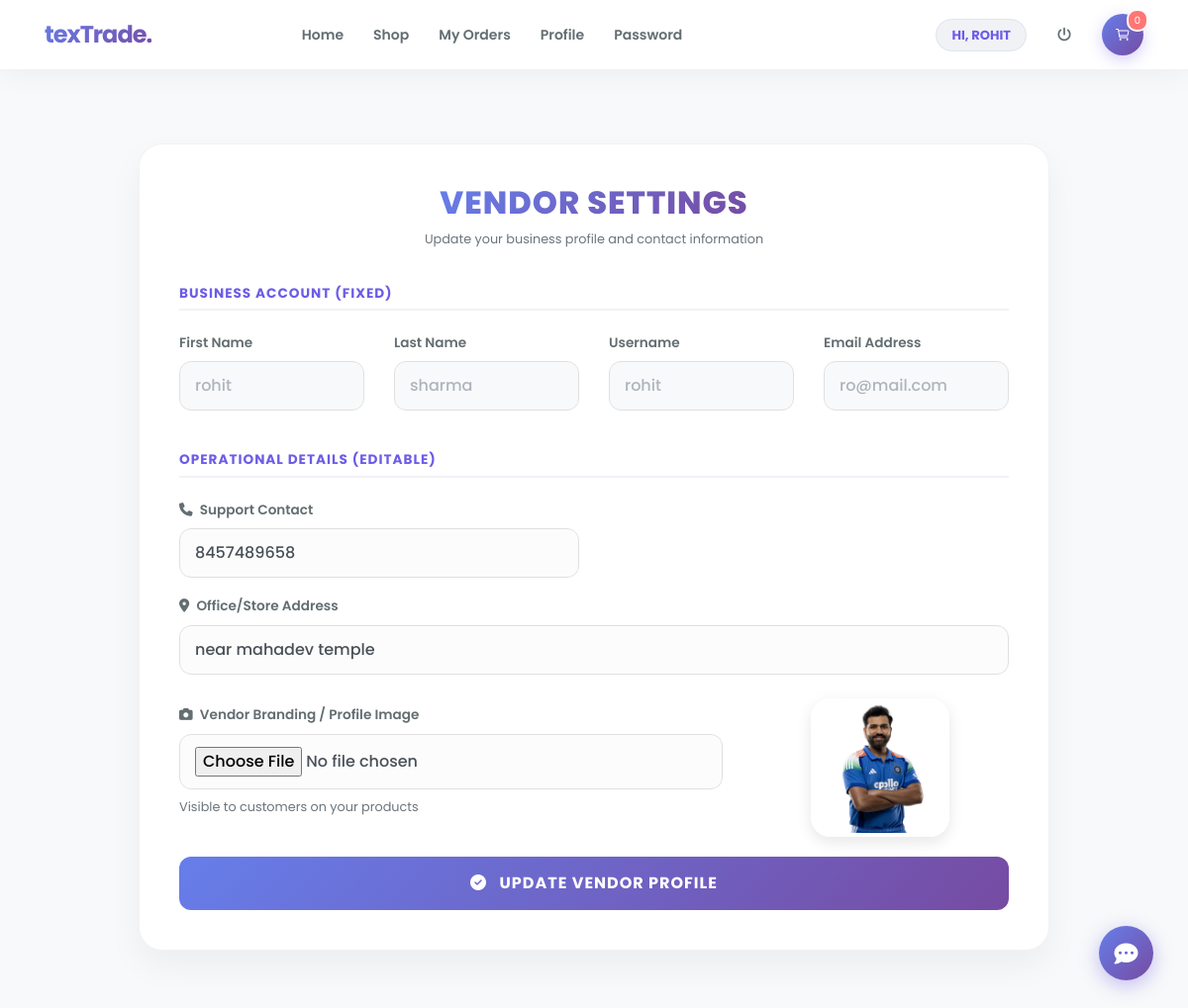
The app's page /vendor_edit_profile (signed in) with its own data.
### textiles/models.py (models this page shows, shortened)
class Profile(models.Model):
    id = models.AutoField(primary_key=True)
    user = models.OneToOneField(User, on_delete=models.CASCADE, null=True)
    dob = models.DateField(null=True)
    city = models.CharField(max_length=30, null=True)
    address = models.CharField(max_length=50, null=True)
    contact = models.CharField(max_length=10, null=True)
    image = models.FileField(upload_to='images/', null=True)
    role = models.CharField(
        max_length=20,
        choices=[('user', 'User'), ('vendor', 'Vendor'), ('admin', 'Admin')],
        default='user'
    )

### textiles/views.py (the view, shortened to what this page needs)
# urls.py: path('vendor_edit_profile', Vendor_Edit_profile, name='vendor_edit_profile'),
def Vendor_Edit_profile(request):
    if not request.user.is_authenticated:
        return redirect('login')
    error = False
    user = request.user.id
    pro = Profile.objects.get(user=user)
    num1 = 0
    total = 0
    d = {'error': error, 'pro': pro, 'num1': num1, 'total': total}
    return render(request, 'vendor_edit_profile.html', d)

### textiles/templates/vendor_edit_profile.html (shortened to what this page needs)
{% extends 'navigation.html' %}
{% block body %}
{% load static %}
<link rel="stylesheet" href="https://cdnjs.cloudflare.com/ajax/libs/font-awesome/6.4.2/css/all.min.css">
<div class="container profile-wrapper">
    <div class="row justify-content-center">
        <div class="col-lg-10">
            <div class="profile-card">
                <div class="profile-header">
                    <h2>Vendor Settings</h2>
                    <p class="text-muted small">Update your business profile and contact information</p>
                </div>
                <form method="post" action="" enctype="multipart/form-data">
                    <div class="form-section-title">Business Account (Fixed)</div>
                    <div class="row">
                        <div class="col-md-3 form-group">
                            <label>First Name</label>
                            <input type="text" class="form-control form-control-edit form-control-readonly" value="{{ pro.user.first_name }}" name="firstname" readonly>
                        </div>
                        <div class="col-md-3 form-group">
                            <label>Last Name</label>
                            <input type="text" class="form-control form-control-edit form-control-readonly" name="lastname" value="{{ pro.user.last_name }}" readonly>
                        </div>
                        <div class="col-md-3 form-group">
                            <label>Username</label>
                            <input type="text" class="form-control form-control-edit form-control-readonly" name="username" value="{{ pro.user.username }}" readonly>
                        </div>
                        <div class="col-md-3 form-group">
                            <label>Email Address</label>
                            <input type="email" class="form-control form-control-edit form-control-readonly" name="email" value="{{ pro.user.email }}" readonly>
                        </div>
                    </div>
                    <div class="form-section-title mt-4">Operational Details (Editable)</div>
                    <div class="row">
                        <div class="col-md-6 form-group">
                            <label><i class="fas fa-phone mr-1"></i> Support Contact</label>
                            <input type="text" class="form-control form-control-edit" name="contact" value="{{ pro.contact }}" required>
                        </div>
                    </div>
                    <div class="form-group">
                        <label><i class="fas fa-map-marker-alt mr-1"></i> Office/Store Address</label>
                        <input type="text" class="form-control form-control-edit" name="address" value="{{ pro.address }}" required>
                    </div>
                    <div class="row align-items-center mt-4">
                        <div class="col-md-8 form-group">
                            <label><i class="fas fa-camera mr-1"></i> Vendor Branding / Profile Image</label>
                            <input type="file" class="form-control form-control-edit" name="img" onchange="previewImage(event)">
                            <small class="text-muted d-block mt-2">Visible to customers on your products</small>
                        </div>
                        <div class="col-md-4 text-center">
                            <div class="current-img-box">
                                {% if pro.image %}
                                    <img src="{{ pro.image.url }}" id="imagePreview" class="profile-img-preview">
                                {% else %}
                                    <img src="{% static 'images/default-vendor.png' %}" id="imagePreview" class="profile-img-preview">
                                {% endif %}
                            </div>
                        </div>
                    </div>
                    <button type="submit" class="btn btn-update-profile">
                        <i class="fas fa-check-circle mr-2"></i> Update Vendor Profile
                    </button>
                </form>
            </div>
        </div>
    </div>
</div>
{% endblock %}

### textiles/templates/navigation.html (shortened to what this page needs)
<!DOCTYPE html>
<html lang="en">
<head>
    {% load static %}
    <link rel="stylesheet" href="https://maxcdn.bootstrapcdn.com/bootstrap/4.0.0/css/bootstrap.min.css">
    <link rel="stylesheet" href="https://cdnjs.cloudflare.com/ajax/libs/font-awesome/6.4.0/css/all.min.css">
</head>
<body>
<nav class="navbar navbar-expand-lg fixed-top">
    <div class="container">
        <a class="navbar-brand" href="{% url 'home' %}">texTrade.</a>
        <div class="collapse navbar-collapse" id="mainNavbar">
            <ul class="navbar-nav mx-auto">
                {% if request.user.is_superuser %}
                    <li class="nav-item"><a class="nav-link" href="{% url 'admin_home' %}">Dashboard</a></li>
                    <li class="nav-item"><a class="nav-link" href="{% url 'view_user' %}">Users</a></li>
                    <li class="nav-item"><a class="nav-link" href="{% url 'view_vendors' %}">Vendors</a></li>
                     <li class="nav-item"><a class="nav-link" href="{% url 'admin_viewBooking' %}">Orders</a></li>
                    <li class="nav-item dropdown">
                        <a class="nav-link dropdown-toggle" href="#" data-toggle="dropdown">Catalog</a>
                        <div class="dropdown-menu">
                            <a class="dropdown-item" href="{% url 'admin_view_product' %}">View Products</a>
                            <div class="dropdown-divider"></div>
                            <a class="dropdown-item" href="{% url 'add_categary' %}">Add Category</a>
                            <a class="dropdown-item" href="{% url 'view_categary' %}">View Categories</a>
                        </div>
                    </li>
                    <li class="nav-item"><a class="nav-link" href="{% url 'admin_profile' %}">Profile</a></li>
                {% elif request.user.is_staff and not request.user.is_superuser %}
                    <li class="nav-item"><a class="nav-link" href="{% url 'vendor_home' %}">Vendor Home</a></li>
                    <li class="nav-item"><a class="nav-link" href="{% url 'vendor_edit_profile' %}">Profile</a></li>
                    <li class="nav-item"><a class="nav-link" href="{% url 'vendor_change_password' %}">Security</a></li>
                {% elif request.user.username %}
                    <li class="nav-item"><a class="nav-link" href="{% url 'home' %}">Home</a></li>
                    <li class="nav-item"><a class="nav-link" href="{% url 'view_product' 0 %}">Shop</a></li>
                    <li class="nav-item"><a class="nav-link" href="{% url 'view_booking' %}">My Orders</a></li>
                    <li class="nav-item"><a class="nav-link" href="{% url 'profile' %}">Profile </a></li>
                    <li class="nav-item"><a class="nav-link" href="{% url 'change_password' %}">Password</a></li>
                {% else %}
                    <li class="nav-item"><a class="nav-link" href="{% url 'home' %}">Home</a></li>
                    <li class="nav-item"><a class="nav-link" href="{% url 'about' %}">About</a></li>
                    <li class="nav-item"><a class="nav-link" href="{% url 'contact' %}">Contact</a></li>
                {% endif %}
            </ul>
            <ul class="navbar-nav ml-auto align-items-center">
                {% if request.user.is_authenticated %}
                    <li class="nav-item mr-3">
                        <span class="welcome-badge">HI, {{ request.user.username }}</span>
                    </li>
                    <li class="nav-item">
                        <a class="nav-link text-danger" href="{% url 'logout' %}"><i class="fas fa-power-off"></i></a>
                    </li>
                {% else %}
                    <li class="nav-item"><a class="nav-link" href="{% url 'login' %}">User Login</a></li>
                    <li class="nav-item"><a class="nav-link" href="{% url 'login_admin' %}">Admin Login</a></li>
                    <li class="nav-item ml-lg-2"><a class="nav-link btn-vendor" href="{% url 'loginvender' %}">Vendor Login</a></li>
                {% endif %}
                {% if request.user.username and not request.user.is_staff %}
                    <li class="nav-item ml-lg-3">
                        <a href="{% url 'cart' %}" class="cart-circle">
                            <ion-icon name="cart-outline"></ion-icon>
                            <span class="cart-count">{{ num1 }}</span>
                        </a>
                    </li>
                {% endif %}
            </ul>
        </div>
    </div>
</nav>
{% block body %}
{% endblock %}
{% if request.user.is_authenticated  %}
<button class="chatbot-toggler" onclick="document.body.classList.toggle('show-chatbot')">
    <i class="fas fa-comment-dots"></i>
</button>
{% endif %}
</body>
</html>

### textiles/templates/navigation.html (style rules this page uses)
:root { --glass-bg: rgba(255, 255, 255, 0.95); --main-gradient: linear-gradient(135deg, #667eea 0%, #764ba2 100%); --text-dark: #2d3436; --accent-purple: #6c5ce7; }
body { font-family: 'Outfit', sans-serif; background-color: #ffffff; color: var(--text-dark); padding-top: 85px; }
.navbar { background: var(--glass-bg) !important; backdrop-filter: blur(10px); border-bottom: 1px solid rgba(0,0,0,0.05); box-shadow: 0 4px 30px rgba(0, 0, 0, 0.05); padding: 12px 0; }
.navbar-brand { font-weight: 700; font-size: 24px; background: var(--main-gradient); -webkit-background-clip: text; -webkit-text-fill-color: transparent; letter-spacing: -1px; }
.nav-link { color: #636e72 !important; font-weight: 600; font-size: 14px; margin: 0 3px; padding: 8px 12px !important; border-radius: 10px; transition: 0.2s; }
.welcome-badge { background: #f1f2f6; padding: 6px 15px; border-radius: 50px; font-size: 13px; font-weight: 700; color: var(--accent-purple); border: 1px solid #dfe6e9; text-transform: uppercase; }
.cart-circle { background: var(--main-gradient); color: white !important; width: 42px; height: 42px; display: flex; align-items: center; justify-content: center; border-radius: 50%; position: relative; box-shadow: 0 4px 15px rgba(108, 92, 231, 0.3); }
.cart-count { position: absolute; top: -5px; right: -5px; background: #ff7675; color: white; font-size: 10px; padding: 2px 6px; border-radius: 10px; border: 2px solid white; }
.chatbot-toggler { position: fixed; bottom: 30px; right: 35px; outline: none; border: none; height: 55px; width: 55px; display: flex; cursor: pointer; align-items: center; justify-content: center; border-radius: 50%; background: var(--main-gradient); transition: all 0.2s ease; box-shadow: 0 5px 20px rgba(108, 92, 231, 0.4); z-index: 1000; }
.chatbot-toggler i { color: #fff; position: absolute; font-size: 24px; }

### textiles/templates/vendor_edit_profile.html (style rules this page uses)
:root { --glass-bg: rgba(255, 255, 255, 0.95); --main-gradient: linear-gradient(135deg, #667eea 0%, #764ba2 100%); }
body { background-color: #f8f9fa; font-family: 'Poppins', sans-serif; }
.profile-wrapper { margin-top: 60px; margin-bottom: 60px; }
.profile-card { background: var(--glass-bg); border-radius: 24px; padding: 40px; box-shadow: 0 15px 35px rgba(0,0,0,0.05); border: 1px solid rgba(0,0,0,0.05); backdrop-filter: blur(10px); }
.profile-header { text-align: center; margin-bottom: 35px; }
.profile-header h2 { font-weight: 800; background: var(--main-gradient); -webkit-background-clip: text; -webkit-text-fill-color: transparent; display: inline-block; text-transform: uppercase; letter-spacing: 1px; }
.form-section-title { font-size: 0.85rem; font-weight: 700; color: #6c5ce7; margin-bottom: 20px; text-transform: uppercase; letter-spacing: 1px; border-bottom: 2px solid #f1f2f6; padding-bottom: 5px; }
.form-group label { font-weight: 600; color: #636e72; font-size: 0.85rem; margin-bottom: 8px; }
.form-control-readonly { background-color: #f8f9fa !important; border: 1px solid #e9ecef; color: #adb5bd; cursor: not-allowed; }
.form-control-edit { border-radius: 12px; padding: 12px 15px; border: 1px solid #e0e0e0; transition: 0.3s; font-weight: 500; background-color: #fcfcfc; }
.profile-img-preview { width: 140px; height: 140px; object-fit: cover; border-radius: 20px; border: 4px solid #fff; box-shadow: 0 5px 15px rgba(0,0,0,0.1); }
.btn-update-profile { background: var(--main-gradient); color: white !important; border: none; padding: 15px; border-radius: 12px; font-weight: 700; font-size: 1rem; width: 100%; margin-top: 20px; transition: 0.3s; text-transform: uppercase; letter-spacing: 1px; }

### records on screen
Profile: firstname "rohit", lastname "sharma", username "rohit", email "ro@mail.com", contact "8457489658", address "near mahadev temple", image (picture)

### other values on screen
{{ request.user.username }} "ROHIT"
{{ num1 }} "0"
